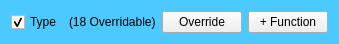
<?xml version="1.0" encoding="UTF-8"?>
<ui version="4.0">
 <class>SMyBlueprintGroup</class>
 <widget class="QWidget" name="SMyBlueprintGroup">
  <property name="geometry">
   <rect>
    <x>0</x>
    <y>0</y>
    <width>329</width>
    <height>41</height>
   </rect>
  </property>
  <property name="windowTitle">
   <string>SMyBlueprintGroup</string>
  </property>
  <property name="styleSheet">
   <string notr="true"/>
  </property>
  <layout class="QVBoxLayout" name="verticalLayout">
   <property name="spacing">
    <number>0</number>
   </property>
   <property name="leftMargin">
    <number>0</number>
   </property>
   <property name="topMargin">
    <number>0</number>
   </property>
   <property name="rightMargin">
    <number>0</number>
   </property>
   <property name="bottomMargin">
    <number>0</number>
   </property>
   <item>
    <widget class="QWidget" name="background" native="true">
     <property name="styleSheet">
      <string notr="true">QWidget#background
{
	background-color: rgb(76, 202, 255);
}</string>
     </property>
     <layout class="QHBoxLayout" name="horizontalLayout">
      <item>
       <widget class="QCheckBox" name="cbType">
        <property name="sizePolicy">
         <sizepolicy hsizetype="Preferred" vsizetype="Preferred">
          <horstretch>0</horstretch>
          <verstretch>0</verstretch>
         </sizepolicy>
        </property>
        <property name="text">
         <string>Type</string>
        </property>
        <property name="checked">
         <bool>true</bool>
        </property>
       </widget>
      </item>
      <item>
       <widget class="QLabel" name="labelNotes">
        <property name="sizePolicy">
         <sizepolicy hsizetype="Expanding" vsizetype="Preferred">
          <horstretch>0</horstretch>
          <verstretch>0</verstretch>
         </sizepolicy>
        </property>
        <property name="text">
         <string>(18 Overridable)</string>
        </property>
       </widget>
      </item>
      <item>
       <widget class="QPushButton" name="btnModifiers">
        <property name="sizePolicy">
         <sizepolicy hsizetype="Minimum" vsizetype="Preferred">
          <horstretch>0</horstretch>
          <verstretch>0</verstretch>
         </sizepolicy>
        </property>
        <property name="text">
         <string>Override</string>
        </property>
       </widget>
      </item>
      <item>
       <widget class="QPushButton" name="btnAdd">
        <property name="sizePolicy">
         <sizepolicy hsizetype="Minimum" vsizetype="Preferred">
          <horstretch>0</horstretch>
          <verstretch>0</verstretch>
         </sizepolicy>
        </property>
        <property name="text">
         <string>+ Function</string>
        </property>
       </widget>
      </item>
     </layout>
    </widget>
   </item>
  </layout>
 </widget>
 <layoutdefault spacing="6" margin="11"/>
 <resources/>
 <connections/>
</ui>
